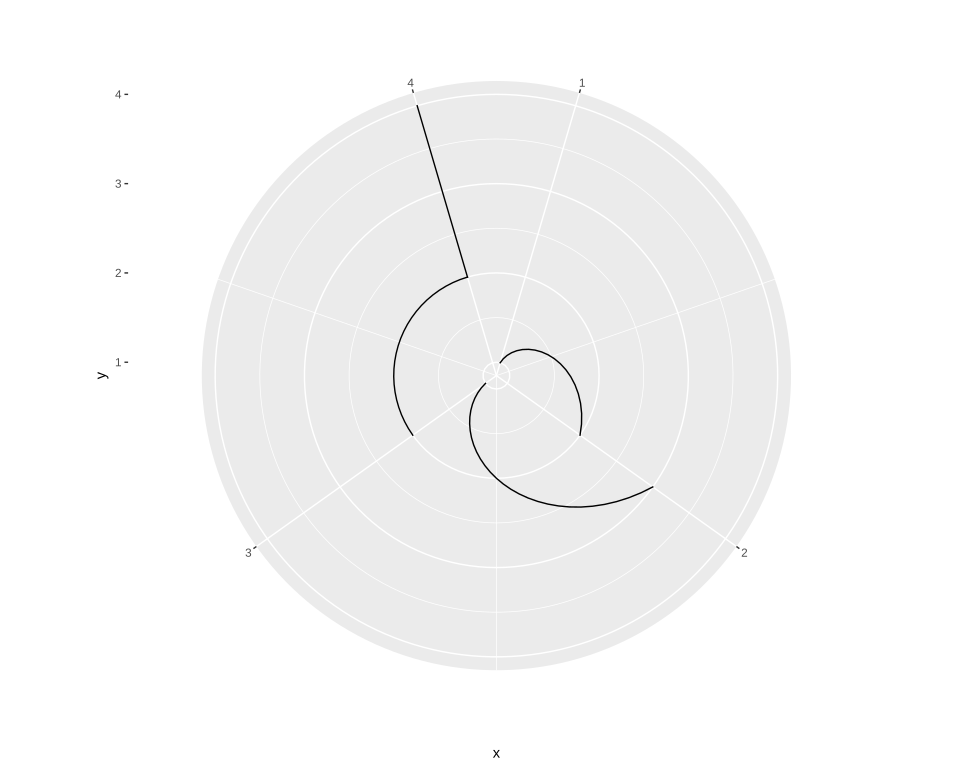

Here is the R script that generated this plot:
# The plot test/golden/segment_radial.svg draws, drawn by ggplot2 itself, as ggplot2's own visual tests
# draw their snapshots: the independent check on that golden whenever it changes. The suite never
# runs this; it needs R, ggplot2 and vdiffr, saved as the Docker image giggly-r:ggplot2-4.0.3. From
# the repository's root:
#
#   docker run --rm -v "$PWD/test/golden":/golden:ro giggly-r:ggplot2-4.0.3 \
#     Rscript /golden/segment_radial.R > segment_radial.ggplot2.svg
#
# and compare the two drawings element by element, as test/golden/line_missing.R does.
#
# Segments in radial coordinates: each row becomes a path from its start to its end, munched as a
# line is, so each follows the circle; one keeps its radius and runs round an arc, one keeps its
# angle and runs along a ray.
# First checked with ggplot2 4.0.3 and vdiffr 1.0.9: every element matches, in order, with no
# departure, and every clip path but svglite's around the whole drawing, as in
# test/golden/radial.R.

library(ggplot2)

df <- data.frame(x = c(1, 2, 3, 4), y = c(1, 3, 2, 2), xend = c(2, 3, 4, 4), yend = c(2, 1, 2, 4))
plot <- ggplot(df, aes(x, y, xend = xend, yend = yend)) + geom_segment(lineend = "square") +
  coord_radial() + theme_gray()

file <- tempfile(fileext = ".svg")
vdiffr::write_svg(plot, file)
cat(readLines(file), sep = "\n")
